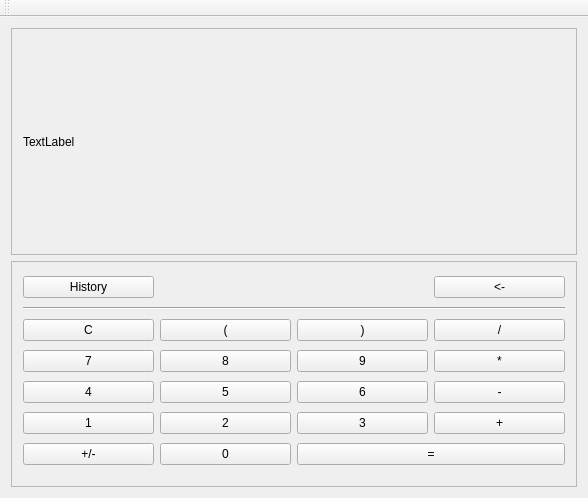
<?xml version="1.0" encoding="UTF-8"?>
<ui version="4.0">
 <class>MainWindow</class>
 <widget class="QMainWindow" name="MainWindow">
  <property name="geometry">
   <rect>
    <x>0</x>
    <y>0</y>
    <width>588</width>
    <height>498</height>
   </rect>
  </property>
  <property name="windowTitle">
   <string>MainWindow</string>
  </property>
  <widget class="QWidget" name="centralWidget">
   <layout class="QVBoxLayout" name="verticalLayout">
    <item>
     <widget class="QFrame" name="frame">
      <property name="frameShape">
       <enum>QFrame::StyledPanel</enum>
      </property>
      <property name="frameShadow">
       <enum>QFrame::Raised</enum>
      </property>
      <layout class="QVBoxLayout" name="verticalLayout_2">
       <item>
        <widget class="QLabel" name="label">
         <property name="text">
          <string>TextLabel</string>
         </property>
         <property name="wordWrap">
          <bool>false</bool>
         </property>
        </widget>
       </item>
      </layout>
     </widget>
    </item>
    <item>
     <widget class="QFrame" name="frame_2">
      <property name="frameShape">
       <enum>QFrame::StyledPanel</enum>
      </property>
      <property name="frameShadow">
       <enum>QFrame::Raised</enum>
      </property>
      <layout class="QGridLayout" name="gridLayout">
       <item row="6" column="2" colspan="2">
        <widget class="QPushButton" name="pushButton_res">
         <property name="text">
          <string>=</string>
         </property>
         <property name="shortcut">
          <string>Return</string>
         </property>
        </widget>
       </item>
       <item row="6" column="1">
        <widget class="QPushButton" name="pushButton_n0">
         <property name="text">
          <string>0</string>
         </property>
         <property name="shortcut">
          <string>0</string>
         </property>
        </widget>
       </item>
       <item row="2" column="0">
        <widget class="QPushButton" name="pushButton_clear">
         <property name="text">
          <string>C</string>
         </property>
         <property name="shortcut">
          <string>Del</string>
         </property>
        </widget>
       </item>
       <item row="5" column="0">
        <widget class="QPushButton" name="pushButton_n1">
         <property name="text">
          <string>1</string>
         </property>
         <property name="shortcut">
          <string>1</string>
         </property>
        </widget>
       </item>
       <item row="2" column="2">
        <widget class="QPushButton" name="pushButton_close">
         <property name="text">
          <string>)</string>
         </property>
         <property name="shortcut">
          <string>)</string>
         </property>
        </widget>
       </item>
       <item row="4" column="3">
        <widget class="QPushButton" name="pushButton_minus">
         <property name="text">
          <string>-</string>
         </property>
         <property name="shortcut">
          <string>-</string>
         </property>
        </widget>
       </item>
       <item row="2" column="1">
        <widget class="QPushButton" name="pushButton_open">
         <property name="text">
          <string>(</string>
         </property>
         <property name="shortcut">
          <string>(</string>
         </property>
        </widget>
       </item>
       <item row="0" column="3">
        <widget class="QPushButton" name="pushButton_delLast">
         <property name="text">
          <string>&lt;-</string>
         </property>
         <property name="shortcut">
          <string>Backspace</string>
         </property>
        </widget>
       </item>
       <item row="5" column="2">
        <widget class="QPushButton" name="pushButton_n3">
         <property name="text">
          <string>3</string>
         </property>
         <property name="shortcut">
          <string>3</string>
         </property>
        </widget>
       </item>
       <item row="4" column="1">
        <widget class="QPushButton" name="pushButton_n5">
         <property name="text">
          <string>5</string>
         </property>
         <property name="shortcut">
          <string>5</string>
         </property>
        </widget>
       </item>
       <item row="4" column="2">
        <widget class="QPushButton" name="pushButton_n6">
         <property name="text">
          <string>6</string>
         </property>
         <property name="shortcut">
          <string>6</string>
         </property>
        </widget>
       </item>
       <item row="3" column="0">
        <widget class="QPushButton" name="pushButton_n7">
         <property name="text">
          <string>7</string>
         </property>
         <property name="shortcut">
          <string>7</string>
         </property>
        </widget>
       </item>
       <item row="3" column="1">
        <widget class="QPushButton" name="pushButton_n8">
         <property name="text">
          <string>8</string>
         </property>
         <property name="shortcut">
          <string>8</string>
         </property>
        </widget>
       </item>
       <item row="0" column="0">
        <widget class="QPushButton" name="pushButton_history">
         <property name="text">
          <string>History</string>
         </property>
        </widget>
       </item>
       <item row="3" column="3">
        <widget class="QPushButton" name="pushButton_mull">
         <property name="text">
          <string>*</string>
         </property>
         <property name="shortcut">
          <string>*</string>
         </property>
        </widget>
       </item>
       <item row="2" column="3">
        <widget class="QPushButton" name="pushButton_devide">
         <property name="text">
          <string>/</string>
         </property>
         <property name="shortcut">
          <string>/</string>
         </property>
        </widget>
       </item>
       <item row="3" column="2">
        <widget class="QPushButton" name="pushButton_n9">
         <property name="text">
          <string>9</string>
         </property>
         <property name="shortcut">
          <string>9</string>
         </property>
        </widget>
       </item>
       <item row="4" column="0">
        <widget class="QPushButton" name="pushButton_n4">
         <property name="text">
          <string>4</string>
         </property>
         <property name="shortcut">
          <string>4</string>
         </property>
        </widget>
       </item>
       <item row="5" column="1">
        <widget class="QPushButton" name="pushButton_n2">
         <property name="text">
          <string>2</string>
         </property>
         <property name="shortcut">
          <string>2</string>
         </property>
        </widget>
       </item>
       <item row="5" column="3">
        <widget class="QPushButton" name="pushButton_pluss">
         <property name="text">
          <string>+</string>
         </property>
         <property name="shortcut">
          <string>+</string>
         </property>
        </widget>
       </item>
       <item row="6" column="0">
        <widget class="QPushButton" name="pushButton_znak">
         <property name="text">
          <string>+/-</string>
         </property>
        </widget>
       </item>
       <item row="1" column="0" colspan="4">
        <widget class="Line" name="line">
         <property name="orientation">
          <enum>Qt::Horizontal</enum>
         </property>
        </widget>
       </item>
      </layout>
     </widget>
    </item>
   </layout>
  </widget>
  <widget class="QMenuBar" name="menuBar">
   <property name="geometry">
    <rect>
     <x>0</x>
     <y>0</y>
     <width>588</width>
     <height>26</height>
    </rect>
   </property>
  </widget>
  <widget class="QToolBar" name="mainToolBar">
   <attribute name="toolBarArea">
    <enum>TopToolBarArea</enum>
   </attribute>
   <attribute name="toolBarBreak">
    <bool>false</bool>
   </attribute>
  </widget>
 </widget>
 <layoutdefault spacing="6" margin="11"/>
 <resources/>
 <connections/>
</ui>
